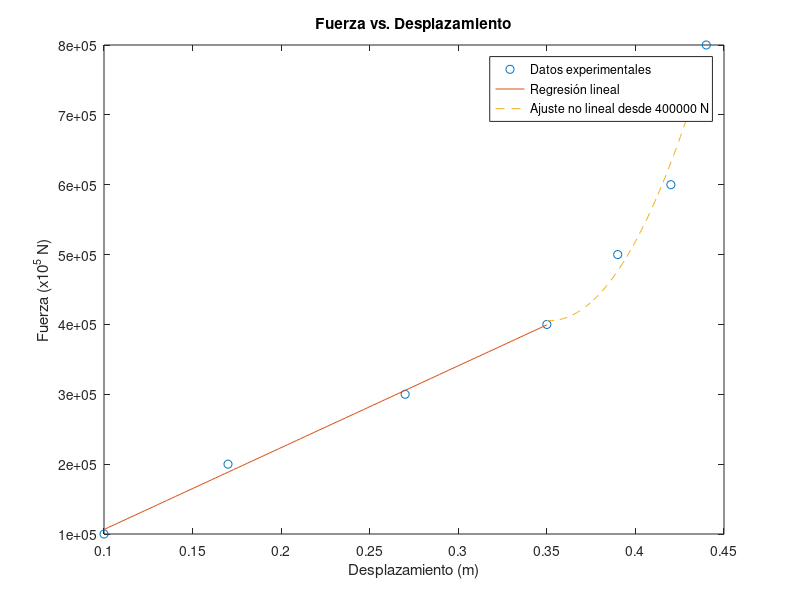

MATLAB code for this plot:
% Datos experimentales
fuerza = [100000 200000 300000 400000 500000 600000 700000 800000]; % en N
desplazamiento = [0.10 0.17 0.27 0.35 0.39 0.42 0.43 0.44]; % en m

% Visualizar los datos
plot(desplazamiento, fuerza, 'o');
xlabel('Desplazamiento (m)');
ylabel('Fuerza (x10^5 N)');
title('Fuerza vs. Desplazamiento');

% Identificar la región lineal
region_lineal = 1:4;

% Regresión lineal en la región lineal
p = polyfit(desplazamiento(region_lineal), fuerza(region_lineal), 1);
k = p(1); % Constante elástica
fprintf('La constante elástica k es: %.2f N/m\n', k);

% Graficar la recta de regresión lineal
hold on;
x_fit = linspace(min(desplazamiento(region_lineal)), max(desplazamiento(region_lineal)));
y_fit = polyval(p, x_fit);
plot(x_fit, y_fit, '-');

% Calcular el porcentaje de error en la región lineal
fuerza_pred_lineal = polyval(p, desplazamiento(region_lineal));
error_lineal = abs((fuerza(region_lineal) - fuerza_pred_lineal) ./ fuerza(region_lineal)) * 100;
disp('Porcentaje de error en la región lineal:');
disp(error_lineal);

% Calcular el promedio de error en la región lineal
promedio_error_lineal = mean(error_lineal);
fprintf('Promedio de error en la región lineal: %.2f%%\n', promedio_error_lineal);

% Limitar el ajuste no lineal desde 400000 N
indice_inicio = find(fuerza >= 400000, 1); % Encuentra el índice del primer punto donde la fuerza es >= 400000 N

% Ajustar una curva no lineal (polinomio de grado 2) desde 400000 N
p2 = polyfit(desplazamiento(indice_inicio:end), fuerza(indice_inicio:end), 2);
x_fit2 = linspace(min(desplazamiento(indice_inicio:end)), max(desplazamiento(indice_inicio:end)));
y_fit2 = polyval(p2, x_fit2);
plot(x_fit2, y_fit2, '--');

% Calcular el porcentaje de error en la región no lineal
fuerza_pred_nolineal = polyval(p2, desplazamiento(indice_inicio:end));
error_nolineal = abs((fuerza(indice_inicio:end) - fuerza_pred_nolineal) ./ fuerza(indice_inicio:end)) * 100;
disp('Porcentaje de error en la región no lineal:');
disp(error_nolineal);

% Calcular el promedio de error en la región no lineal
promedio_error_nolineal = mean(error_nolineal);
fprintf('Promedio de error en la región no lineal: %.2f%%\n', promedio_error_nolineal);

legend('Datos experimentales', 'Regresión lineal', 'Ajuste no lineal desde 400000 N');
hold off;
